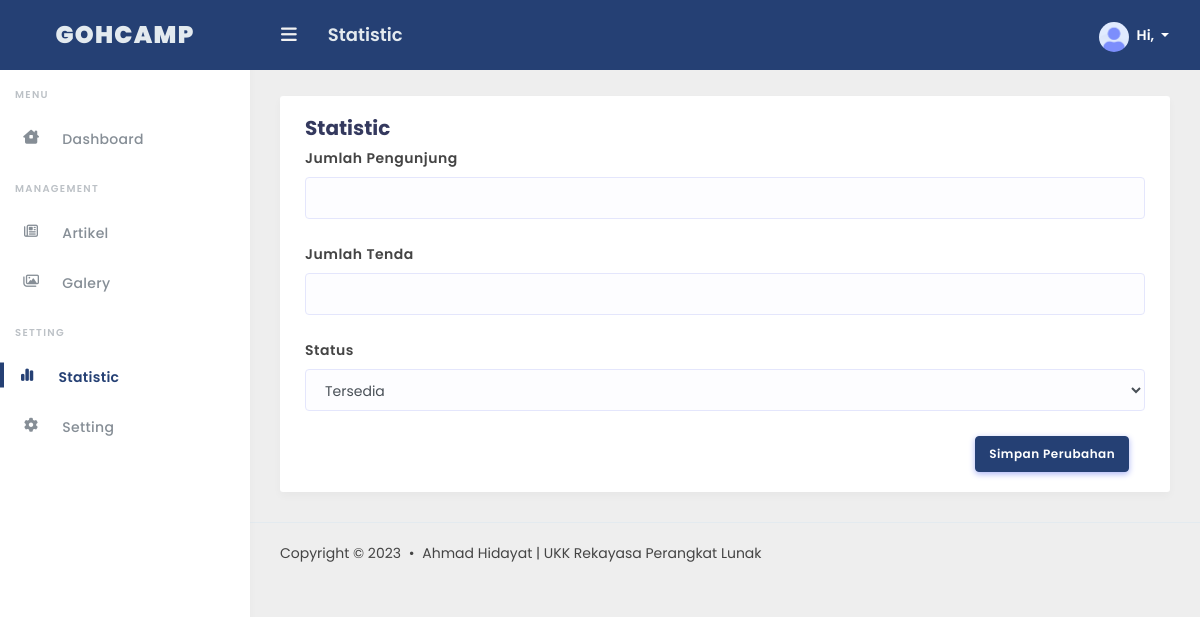
Before: /admin/statistic.php with the older database file.
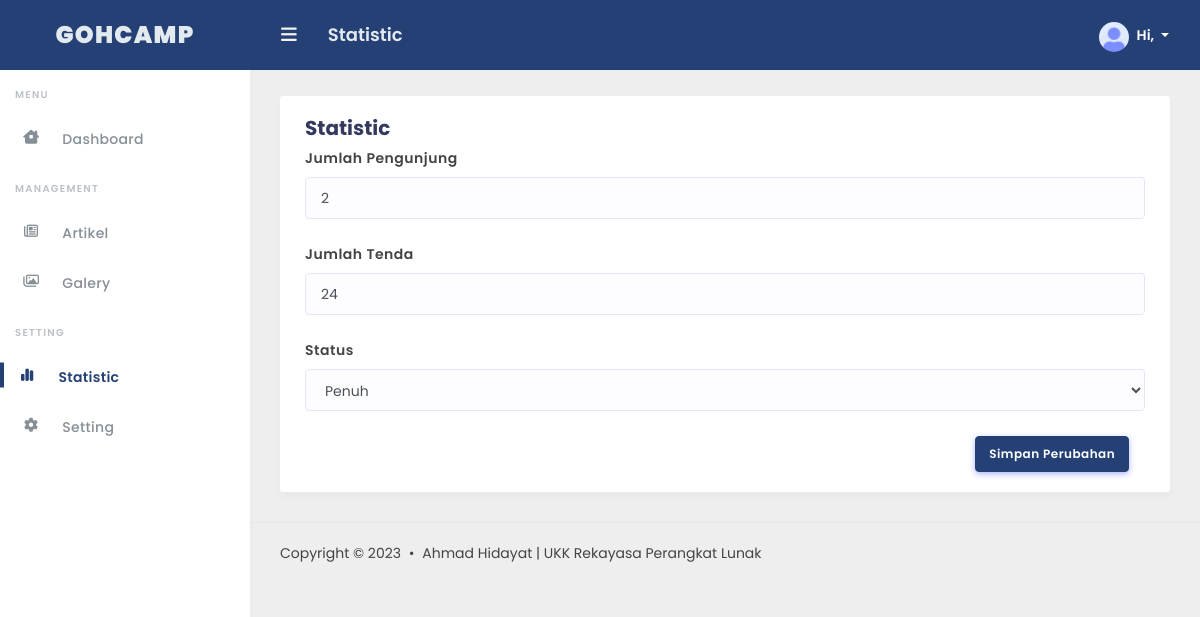
After: the same page with the newer database file.
### tables this page shows
CREATE TABLE `statistic` (
  `id` int(11) NOT NULL,
  `visitors` int(11) NOT NULL,
  `tent` int(11) NOT NULL,
  `status` enum('tersedia','penuh','','') NOT NULL
);

### admin/statistic.php (the view, shortened to what this page needs)
<?php
include 'core/conn.php';
$show = mysqli_query($conn, "SELECT * FROM statistic WHERE id = 1");
$data = mysqli_fetch_assoc($show);
include 'partials/header.php'; ?>
<div class="main-content">
<div class="row mt-3">
        <div class="col-12 col-md-6 col-lg-12">
            <div class="card">
                <form action="func/statisticFunc.php" method="post" enctype="multipart/form-data" class="card-body">
                    <h5>Statistic</h5>
                    <div class="form-group">
                        <label>Jumlah Pengunjung</label>
                        <input type="text" name="visitors" class="form-control" value="<?= $data['visitors'] ?>">
                    </div>
                    <div class="form-group">
                        <label>Jumlah Tenda</label>
                        <input type="text" name="tent" class="form-control" value="<?= $data['tent'] ?>">
                    </div>
                    <div class="form-group">
                        <label>Status</label>
                        <select name="status" class="form-control">
                            <option value="tersedia" <?= $data['status'] == 'tersedia' ? 'selected' : '' ?>>Tersedia</option>
                            <option value="penuh" <?= $data['status'] == 'penuh' ? 'selected' : '' ?>>Penuh</option>
                        </select>
                    </div>
                    <div class="card-footer text-right mr-3">
                    <input name="btnUpdate" type="submit" class="btn btn-primary ml-2" value="Simpan Perubahan">
                    </div>
                </form>
            </div>
        </div>
    </div>
</div>
<?php include 'partials/footer.php'; ?>

Changed rows visible on the page:
added statistic: visitors "2", tent "24", status "Penuh"
Other visible differences:
form field status: "Tersedia" → (not shown)
